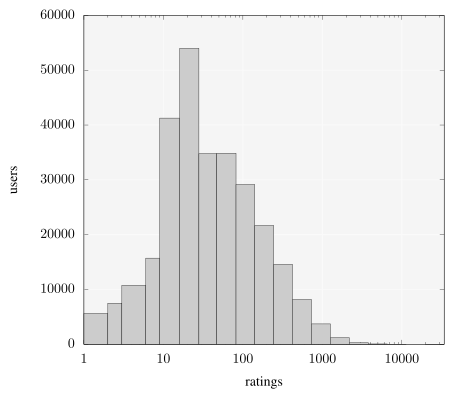

Write gnuplot code to recreate this figure.
set size 1.2, 1.0
set logscale x

unset key

set xl 'ratings'
set yl 'users'

plot 'movielens-user-histogram.txt' with boxes lc black fs solid 0.2 title ''
